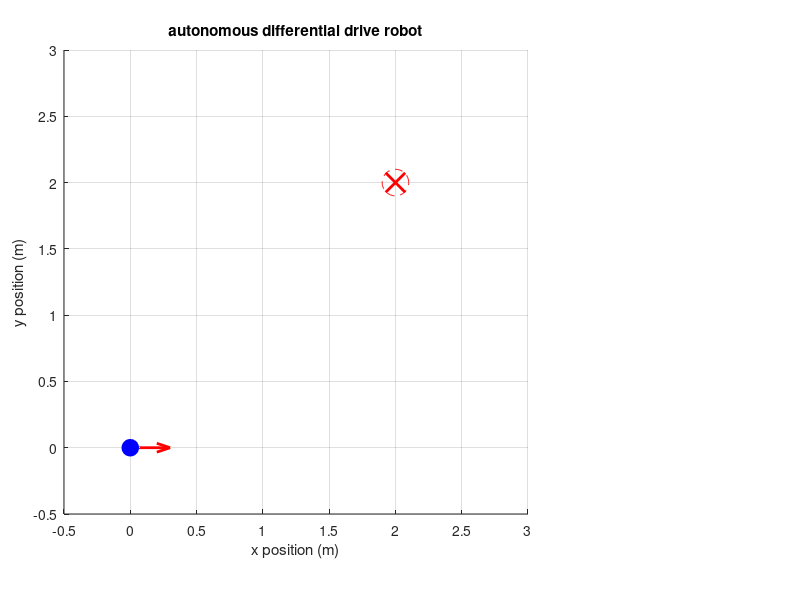

Source code (MATLAB): (Note: this script raises an error after producing the figure.)

clear;
clc;
close all;

dt = 0.05;          % time step (s)
T = 20;             % maximum simulation time (s)
L = 0.20;           % distance between wheels (m)

%% robot starting position
x = 0;              % x position (m)
y = 0;              % y position (m)
theta = 0;          % robot heading (rad)

%% target position
xTarget = 2;
yTarget = 2;
tolerance = 0.10;  

%% controller settings
Kv = 0.8;           % forward speed gain
Ktheta = 5.0;       % heading gain
vMax = 0.35;        % maximum forward speed (m/s)
wheelMax = 0.40;    % maximum wheel speed (m/s)

%% creating figure
figure('Color','w','Position',[100 100 1000 550]);
axes('Position',[0.08 0.14 0.58 0.78]);
axis equal;
axis([-0.5 3 -0.5 3]);
grid on;
hold on;
xlabel('x position (m)');
ylabel('y position (m)');
title('autonomous differential drive robot');

plot(xTarget,yTarget,'rx','MarkerSize',14,'LineWidth',2);

% target tolerance circle
a = linspace(0,2*pi,100);

plot(xTarget+tolerance*cos(a), ...
     yTarget+tolerance*sin(a),'r--');

% plot robot
robot = plot(x,y,'bo','MarkerSize',12, ...
    'MarkerFaceColor','b');

% robot heading arrow
heading = quiver(x,y,0.3*cos(theta), ...
    0.3*sin(theta),0,'r','LineWidth',2);

% robot path
trail = animatedline('Color','b','LineWidth',1.5);

%% results 
resultsBox = annotation('textbox',[0.70 0.40 0.28 0.35], ...
    'String','status: navigating...', ...
    'FontSize',11, ...
    'BackgroundColor',[0.96 0.96 0.96], ...
    'EdgeColor',[0.7 0.7 0.7], ...
    'VerticalAlignment','top');

%% simulation loop
elapsedTime = 0;

for step = 1:round(T/dt)

    % calculate distance to target
    dx = xTarget - x;
    dy = yTarget - y;
    distance = sqrt(dx^2 + dy^2);
    desiredHeading = atan2(dy,dx);
    headingError = desiredHeading - theta;

    % keep heading error between -pi and pi
    headingError = atan2(sin(headingError), cos(headingError));
    % proportional controllers
    omegaCmd = Ktheta * headingError;

    vCmd = min(vMax,Kv*distance);
    vCmd = vCmd * max(0,cos(headingError));

    % calculate wheel velocities
    vR = vCmd + omegaCmd*L/2;
    vL = vCmd - omegaCmd*L/2;

    % limit wheel speeds
    maxSpeed = max(abs(vL),abs(vR));

    if maxSpeed > wheelMax
        vL = vL * wheelMax/maxSpeed;
        vR = vR * wheelMax/maxSpeed;
    end

    % calculate robot velocities
    v = (vR + vL)/2;
    omega = (vR - vL)/L;

    % update robot position
    x = x + v*cos(theta)*dt;
    y = y + v*sin(theta)*dt;
    theta = theta + omega*dt;

    % update simulation time
    elapsedTime = step*dt;

    % update robot position on figure
    set(robot,'XData',x,'YData',y);

    % update heading arrow
    set(heading,'XData',x,'YData',y, ...
        'UData',0.3*cos(theta), ...
        'VData',0.3*sin(theta));

    % update path
    addpoints(trail,x,y);

    drawnow;

    % check if robot has reached target
    distance = sqrt((xTarget-x)^2 + (yTarget-y)^2);

    if distance <= tolerance
        break;
    end

end

%% final results
finalError = sqrt((xTarget-x)^2 + (yTarget-y)^2);

if finalError <= tolerance
    statusText = 'target reached';
else
    statusText = 'target not reached';
end

% show results in figure
set(resultsBox,'String',{
    ['status: ' statusText]
    ' '
    sprintf('heading gain: %.1f',Ktheta)
    sprintf('final position: (%.2f, %.2f) m',x,y)
    sprintf('final distance error: %.3f m',finalError)
    sprintf('simulation time: %.2f s',elapsedTime)
});

drawnow;
